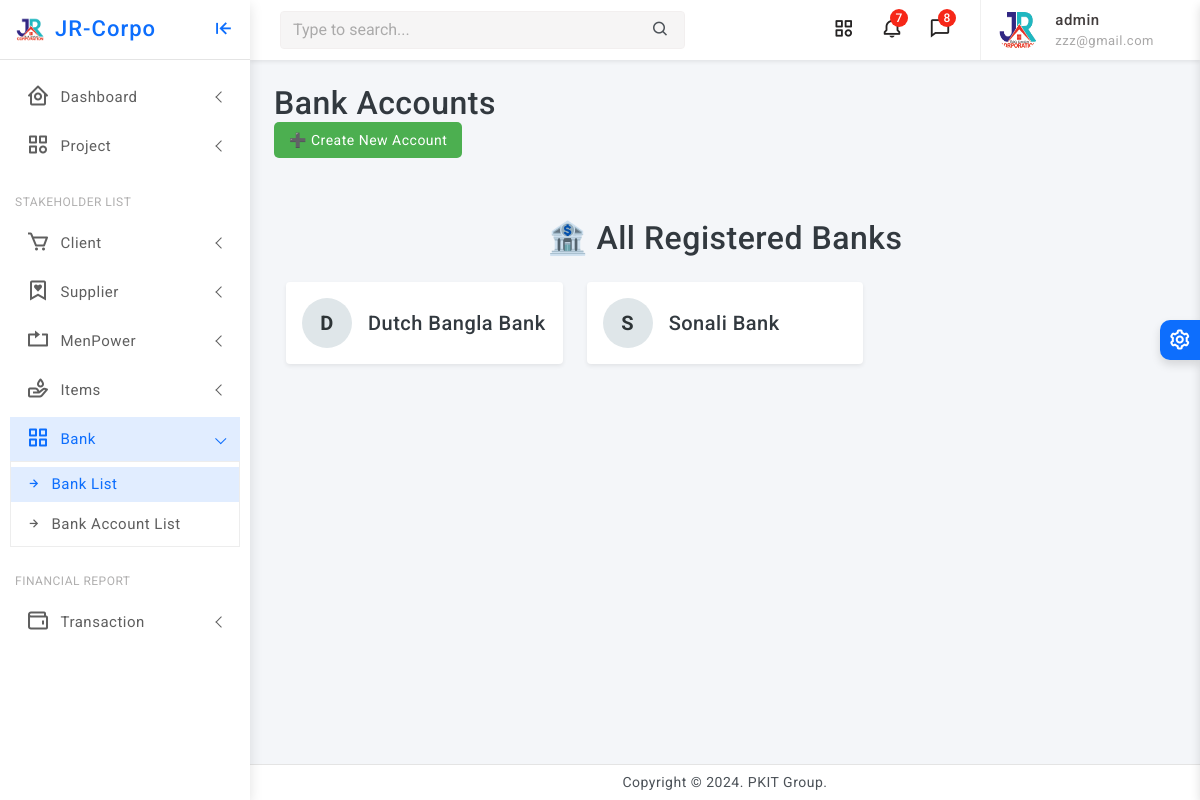
/bank/list/ (signed in), run on an earlier commit of the app's database.
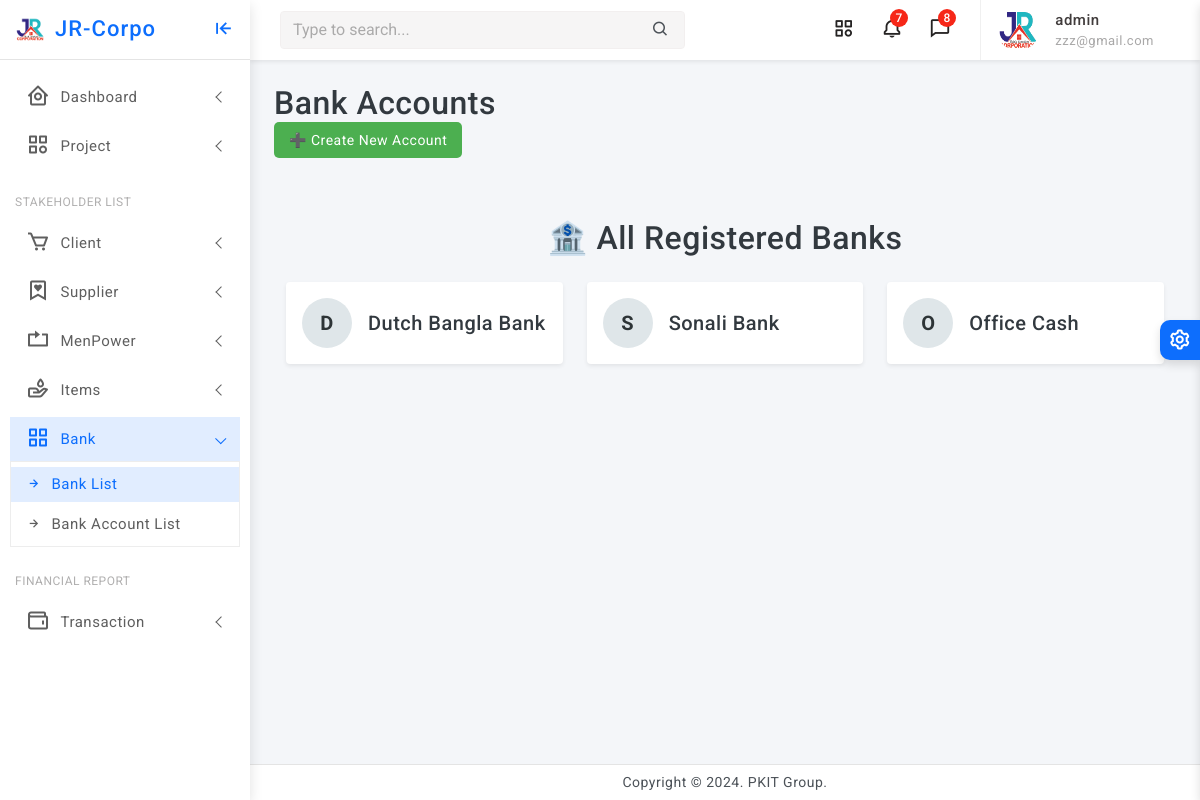
And on a later commit of the database.
### finance/models.py (models this page shows, shortened)
class Bank(models.Model):
    name = models.CharField(max_length=100)

### finance/views.py (the view)
# urls.py: path('bank/list/', views.bank_list, name='bank_list'),
@staff_required
def bank_list(request):
    banks = Bank.objects.all()
    return render(request, 'bank/bank_list.html', {'banks': banks})

### finance/views.py (called while the page is built)
def staff_required(view_func):
    return user_passes_test(lambda u: u.is_authenticated and u.is_staff)(view_func)

### finance/templates/bank/bank_list.html (shortened to what this page needs)
{% extends 'partials/base0.html' %}
{% block content %}
{% load static %}
</head>
<body>
    <h2>Bank Accounts</h2>
<div style="margin-bottom: 20px;">
    <a href="{% url 'bank_create' %}" style="background-color: #4CAF50; color: white; padding: 10px 15px; text-decoration: none; border-radius: 5px;">➕ Create New Account</a>
</div>
    <div class="container py-5">
        <h2 class="text-center mb-4">🏦 All Registered Banks</h2>
        <div class="row">
            {% for bank in banks %}
                <div class="col-md-4 mb-4">
                    <div class="card shadow-sm bank-card">
                        <div class="card-body d-flex align-items-center">
                            <div class="bank-logo me-3">
                                {{ bank.name|first|upper }}
                            </div>
                            <h5 class="mb-0">{{ bank.name }}</h5>
                        </div>
                    </div>
                </div>
            {% empty %}
                <div class="col-12 text-center">
                    <p class="text-muted">No banks available.</p>
                </div>
            {% endfor %}
        </div>
    </div>
{% endblock %}

What changed in the data, as far as the page shows it:
added Bank: name|first "O", name "Office Cash"
